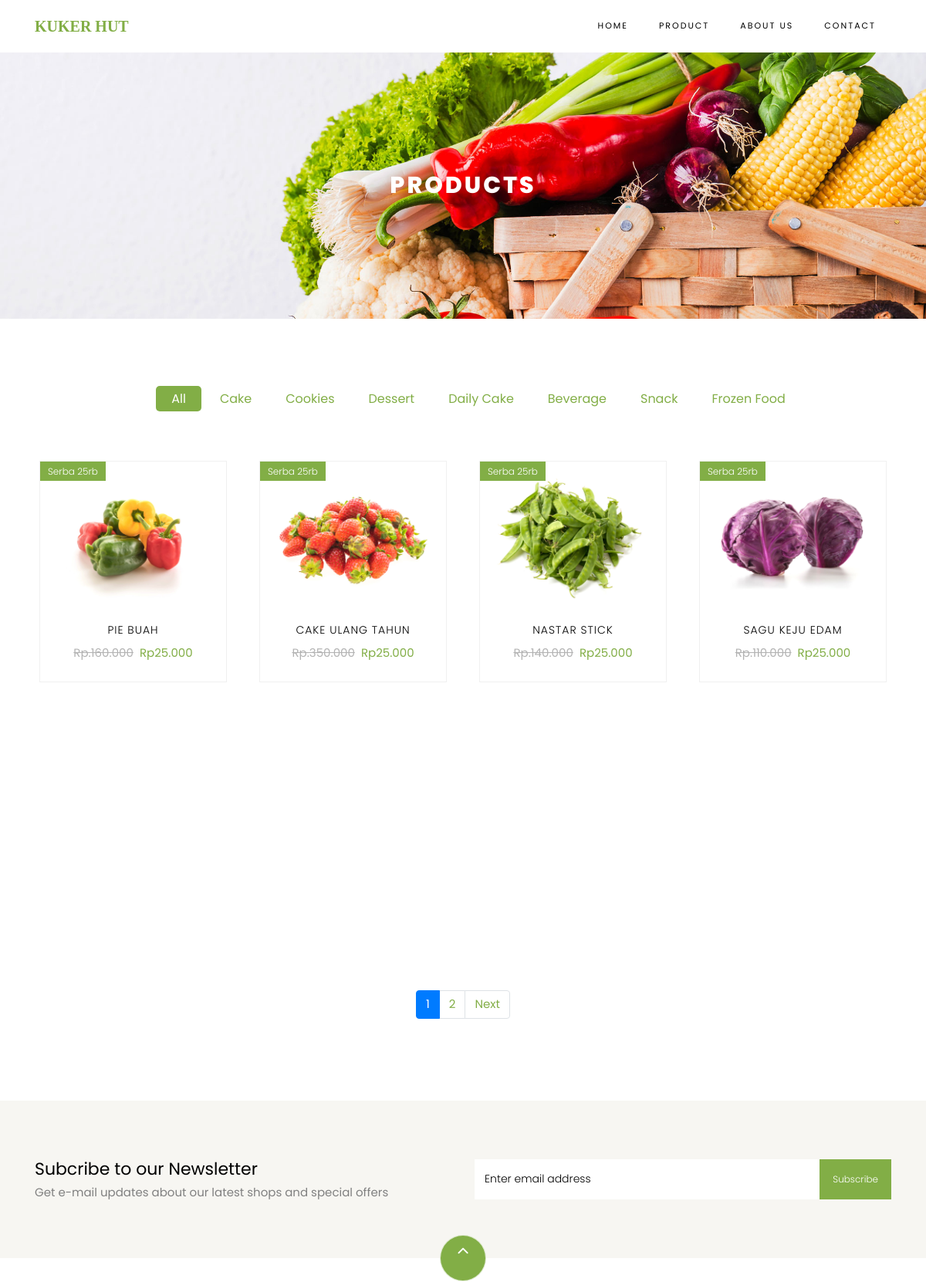
/index.php/kukerhut/products (upper part), run on an earlier commit of the app's database.
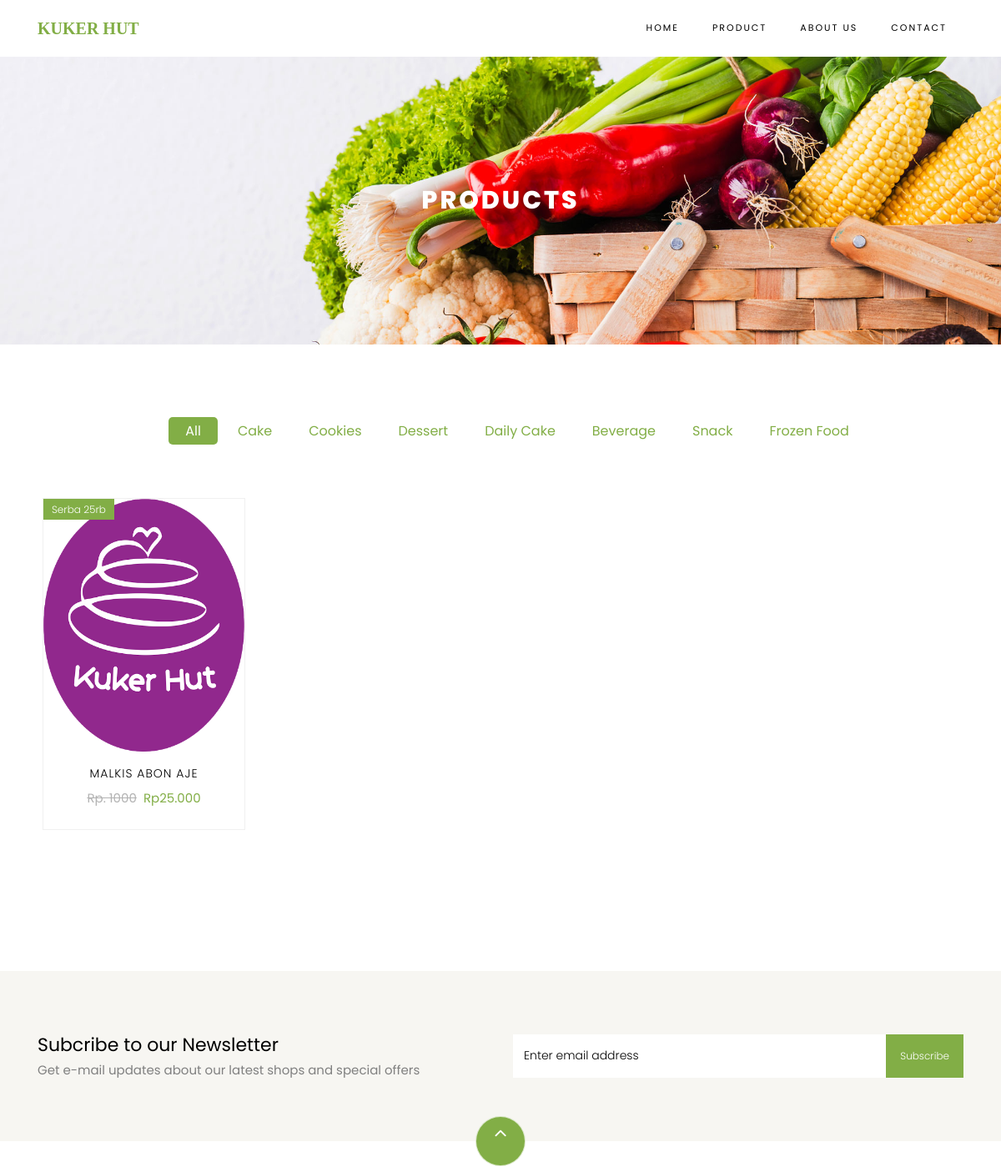
And on a later commit of the database.
### tables this page shows
CREATE TABLE `kategori` (
  `id_kategori` int(11) NOT NULL,
  `nama_kategori` varchar(128) NOT NULL
);

CREATE TABLE `produk` (
  `id_produk` int(11) NOT NULL,
  `id_kategori` int(11) NOT NULL,
  `nama_kategori` varchar(128) NOT NULL,
  `nama_produk` varchar(128) NOT NULL,
  `harga_produk` varchar(128) NOT NULL,
  `foto_produk` varchar(128) DEFAULT NULL,
  `deskripsi_produk` text NOT NULL,
  `editor` varchar(128) NOT NULL
);

### index.php (called while the page is built, shortened)
<?php
require_once BASEPATH.'core/CodeIgniter.php';

### application/models/Products_model.php (called while the page is built, shortened)
<?php
class Products_model extends CI_model
{
    public function getCategory()
    {
        return $this->db->get('kategori')->result();
    }
}

### application/config/config.php (called while the page is built, shortened)
<?php
$config['base_url'] = 'http://localhost/KukerHut/';
$config['index_page'] = '';
$config['uri_protocol']    = 'REQUEST_URI';
$config['url_suffix'] = '';
$config['language']    = 'english';
$config['charset'] = 'UTF-8';
$config['enable_hooks'] = FALSE;
$config['subclass_prefix'] = 'MY_';
$config['composer_autoload'] = FALSE;
$config['permitted_uri_chars'] = 'a-z 0-9~%.:_\-';
$config['enable_query_strings'] = FALSE;
$config['controller_trigger'] = 'c';
$config['function_trigger'] = 'm';
$config['directory_trigger'] = 'd';
$config['allow_get_array'] = TRUE;
$config['log_threshold'] = 0;
$config['log_path'] = '';
$config['log_file_extension'] = '';
$config['log_file_permissions'] = 0644;
$config['log_date_format'] = 'Y-m-d H:i:s';
$config['error_views_path'] = '';
$config['cache_path'] = '';
$config['cache_query_string'] = FALSE;
$config['encryption_key'] = '';
$config['sess_driver'] = 'files';
$config['sess_cookie_name'] = 'ci_session';
$config['sess_expiration'] = 7200;
$config['sess_save_path'] = NULL;
$config['sess_match_ip'] = FALSE;
$config['sess_time_to_update'] = 300;
$config['sess_regenerate_destroy'] = FALSE;
$config['cookie_prefix']    = '';
$config['cookie_domain']    = '';
$config['cookie_path']        = '/';
$config['cookie_secure']    = FALSE;
$config['cookie_httponly']     = FALSE;
$config['standardize_newlines'] = FALSE;
$config['global_xss_filtering'] = FALSE;
$config['csrf_protection'] = FALSE;
$config['csrf_token_name'] = 'csrf_test_name';
$config['csrf_cookie_name'] = 'csrf_cookie_name';
$config['csrf_expire'] = 7200;
$config['csrf_regenerate'] = TRUE;
$config['csrf_exclude_uris'] = array();
$config['compress_output'] = FALSE;
$config['time_reference'] = 'local';
$config['rewrite_short_tags'] = FALSE;
$config['proxy_ips'] = '';

### application/views/contents/products.php (the view, shortened to what this page needs)
<div class="hero-wrap hero-bread" style="background-image: url('<?= base_url('assets/images/bg_1.jpg') ?>');">
	<div class="container">
		<div class="row no-gutters slider-text align-items-center justify-content-center">
			<div class="col-md-9 ftco-animate text-center">
				<h1 class="mb-0 bread">Products</h1>
			</div>
		</div>
	</div>
</div>
<section class="ftco-section">
	<div class="container">
		<div class="row justify-content-center">
			<div class="col-md-10 mb-5 text-center">
				<ul class="product-category">
					<li><a href="<?= base_url(); ?>Kukerhut/products/" class="active">All</a></li>
					<?php foreach ($category as $ct) { ?>
						<li><a href="<?= base_url(); ?>Kukerhut/category/<?= $ct->id_kategori; ?>"><?= $ct->nama_kategori ?></a></li>
					<?php } ?>
				</ul>
			</div>
		</div>
		<div class="row">
			<?php foreach ($data as $p) : ?>
				<div class="col-md-6 col-lg-3 ftco-animate">
					<button type="button" data-toggle="modal" data-target="#modalDetails<?php echo $p['id_produk'] ?>" style="background: none;border: none;float: left;">
						<div class="product">
							<a class="img-prod"><img class="img-fluid" src="<?= base_url('assets/images/') . $p['foto_produk'] ?>" alt="Colorlib Template">
								<span class="status">Serba 25rb</span>
							</a>
							<div class="text py-3 pb-4 px-3 text-center">
								<h3><a href="#"><?= $p['nama_produk']; ?></a></h3>
								<div class="d-flex">
									<div class="pricing">
										<p class="price"><span class="mr-2 price-dc"><?= $p['harga_produk']; ?></span><span class="price-sale">Rp25.000</span></p>
									</div>
								</div>
							</div>
						</div>
					</button>
				</div>
			<?php endforeach; ?>
		</div>
		<div class="row mt-5">
			<div class="col text-center">
				<?php if ($this->uri->segment('3') == '') {
					echo $pagination;
				} else {
					echo $this->pagination->create_links();
				} ?>
			</div>
		</div>
	</div>
</section>
<section class="ftco-section ftco-no-pt ftco-no-pb py-5 bg-light">
	<div class="container py-4">
		<div class="row d-flex justify-content-center py-5">
			<div class="col-md-6">
				<h2 style="font-size: 22px;" class="mb-0">Subcribe to our Newsletter</h2>
				<span>Get e-mail updates about our latest shops and special offers</span>
			</div>
			<div class="col-md-6 d-flex align-items-center">
				<form action="#" class="subscribe-form">
					<div class="form-group d-flex">
						<input type="text" class="form-control" placeholder="Enter email address">
						<input type="submit" value="Subscribe" class="submit px-3">
					</div>
				</form>
			</div>
		</div>
	</div>
</section>

### application/controllers/Kukerhut.php (shortened to what this page needs)
<?php
class Kukerhut extends CI_Controller
{
    public function __construct()
    {
        $this->load->library('pagination');
        $this->load->model('Products_model');
    }
    public function products()
    {
        $config['base_url'] = site_url('Kukerhut/products');
        $config['total_rows'] = $this->db->count_all('produk');
        $config['per_page'] = 8;
        $config["uri_segment"] = 3;
        $choice = $config["total_rows"] / $config["per_page"];
        $config["num_links"] = floor($choice);
        $config['first_link']       = 'First';
        $config['last_link']        = 'Last';
        $config['next_link']        = 'Next';
        $config['prev_link']        = 'Prev';
        $config['full_tag_open']    = '<div class="pagging text-center"><nav><ul class="pagination justify-content-center">';
        $config['full_tag_close']   = '</ul></nav></div>';
        $config['num_tag_open']     = '<li class="page-item"><span class="page-link">';
        $config['num_tag_close']    = '</span></li>';
        $config['cur_tag_open']     = '<li class="page-item active"><span class="page-link">';
        $config['cur_tag_close']    = '<span class="sr-only">(current)</span></span></li>';
        $config['next_tag_open']    = '<li class="page-item"><span class="page-link">';
        $config['next_tagl_close']  = '<span aria-hidden="true">&raquo;</span></span></li>';
        $config['prev_tag_open']    = '<li class="page-item"><span class="page-link">';
        $config['prev_tagl_close']  = '</span>Next</li>';
        $config['first_tag_open']   = '<li class="page-item"><span class="page-link">';
        $config['first_tagl_close'] = '</span></li>';
        $config['last_tag_open']    = '<li class="page-item"><span class="page-link">';
        $config['last_tagl_close']  = '</span></li>';
        $this->pagination->initialize($config);
        $data['page'] = ($this->uri->segment(3)) ? $this->uri->segment(3) : 0;
        $data['data'] = $this->Products_model->getAllProducts($config["per_page"], $data['page']);
        $data['category'] = $this->Products_model->getCategory();
        $data['pagination'] = $this->pagination->create_links();
        $this->load->view('templates/header');
        $this->load->view('contents/products', $data);
        $this->load->view('templates/footer', $data);
    }
}

### application/views/templates/header.php (shortened to what this page needs)
<!DOCTYPE html>
<html lang="en">
<head>
    <link rel='stylesheet' href='https://cdn.jsdelivr.net/npm/sweetalert2@7.12.15/dist/sweetalert2.min.css'>
    <link rel="stylesheet" href="<?= base_url('assets/css/open-iconic-bootstrap.min.css') ?>">
    <link rel="stylesheet" href="<?= base_url('assets/css/animate.css') ?>">
    <link rel="stylesheet" href="<?= base_url('assets/css/owl.carousel.min.css') ?>">
    <link rel="stylesheet" href="<?= base_url('assets/css/owl.theme.default.min.css') ?>">
    <link rel="stylesheet" href="<?= base_url('assets/css/magnific-popup.css') ?>">
    <link rel="stylesheet" href="<?= base_url('assets/css/aos.css') ?>">
    <link rel="stylesheet" href="<?= base_url('assets/css/ionicons.min.css') ?>">
    <link rel="stylesheet" href="<?= base_url('assets/css/bootstrap-datepicker.css') ?>">
    <link rel="stylesheet" href="<?= base_url('assets/css/jquery.timepicker.css') ?>">
    <link rel="stylesheet" href="<?= base_url('assets/css/flaticon.css') ?>">
    <link rel="stylesheet" href="<?= base_url('assets/css/icomoon.css') ?>">
    <link rel="stylesheet" href="<?= base_url('assets/css/style.css') ?>">
</head>
<body class="goto-here">
    <nav class="navbar navbar-expand-lg navbar-dark ftco_navbar bg-dark ftco-navbar-light" id="ftco-navbar">
        <div class="container">
            <a class="navbar-brand" href="index.html" style="font-family: RosewoodStd-Regular;">Kuker Hut</a>
            <div class="collapse navbar-collapse" id="ftco-nav">
                <ul class="navbar-nav ml-auto">
                    <li class="nav-item active"><a href="<?= base_url() ?>" class="nav-link">Home</a></li>
                    <li class="nav-item active"><a href="<?= base_url('kukerhut/products') ?>" class="nav-link">Product</a></li>
                    <li class="nav-item"><a href="<?= base_url('kukerhut/aboutUs') ?>" class="nav-link">About Us</a></li>
                    <li class="nav-item"><a href="<?= base_url('kukerhut/contact') ?>" class="nav-link">Contact</a></li>
                </ul>
            </div>
        </div>
    </nav>

### application/views/templates/footer.php (shortened to what this page needs)
<footer class="ftco-footer ftco-section">
    <div class="container">
        <div class="row">
            <div class="mouse">
                <a href="#" class="mouse-icon">
                    <div class="mouse-wheel"><span class="ion-ios-arrow-up"></span></div>
                </a>
            </div>
        </div>
    </div>
</footer>
</body>
</html>

What changed in the data, as far as the page shows it:
removed produk: foto_produk (picture), nama_produk "CAKE ULANG TAHUN", harga_produk "Rp.350.000"
removed produk: foto_produk (picture), nama_produk "NASTAR STICK", harga_produk "Rp.140.000"
removed produk: foto_produk (picture), nama_produk "SAGU KEJU EDAM", harga_produk "Rp.110.000"
changed produk: foto_produk: picture removed, a placeholder shows; nama_produk "PIE BUAH" → "MALKIS ABON AJE"; harga_produk "Rp.160.000" → "Rp. 1000"
Also different on the page:
$pagination: "1 2 Next" → (not shown)
